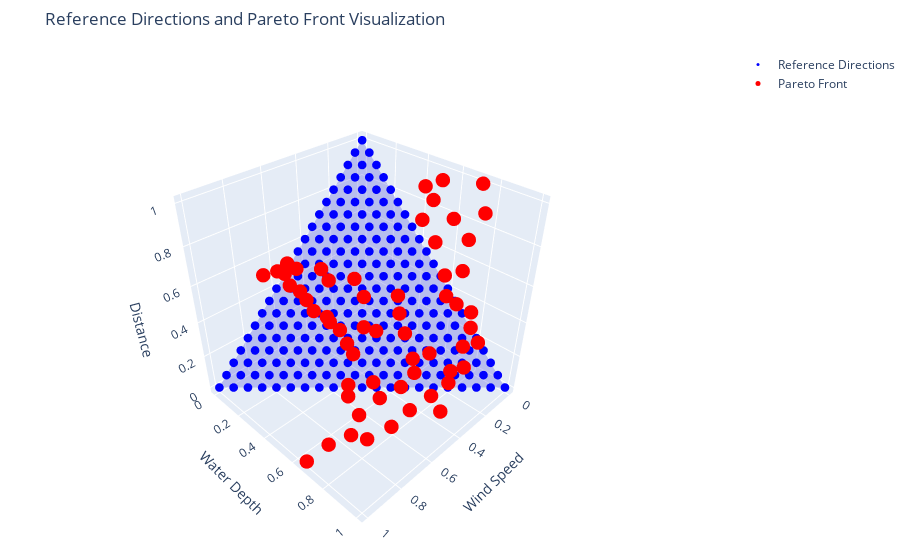

Notebook code for this chart:
### Code cell
import numpy as np
import plotly.graph_objects as go
from scipy.spatial import Delaunay

# Perform Delaunay triangulation on the first two dimensions of ref_dirs
tri = Delaunay(ref_dirs[:, :2])
simplices = tri.simplices  # Array of indices forming the triangles

# Create figure
fig = go.Figure()

# Add Mesh3D surface for reference directions plane
fig.add_trace(go.Mesh3d(
    x=np.round(ref_dirs[:, 0], 2),
    y=np.round(ref_dirs[:, 1], 2),
    z=np.round(ref_dirs[:, 2], 2),
    i=simplices[:, 0],
    j=simplices[:, 1],
    k=simplices[:, 2],
    color='blue',
    opacity=0.2,
    name="Reference Directions Plane",
    hoverinfo="skip"  # Disable hover labels for the surface
))

# Add scatter points for reference directions
fig.add_trace(go.Scatter3d(
    x=np.round(ref_dirs[:, 0], 2),
    y=np.round(ref_dirs[:, 1], 2),
    z=np.round(ref_dirs[:, 2], 2),
    mode='markers',
    marker=dict(size=3, color='blue'),
    name="Reference Directions",
    hovertemplate="<b>Wind Speed</b>: %{x}<br>"
                  "<b>Water Depth</b>: %{y}<br>"
                  "<b>Distance</b>: %{z}<extra></extra>"  # Custom hover labels
))

# Generate index numbers for Pareto front points
pareto_indices = np.arange(len(nF)) + 1

# Add scatter points for Pareto front solutions with point index
fig.add_trace(go.Scatter3d(
    x=nF[:, 0], y=nF[:, 1], z=nF[:, 2],
    mode='markers',
    marker=dict(size=5, color='red'),
    name="Pareto Front",
    hovertemplate="<b>Point №</b>: %{customdata}<br>"
                  "<b>Wind Speed</b>: %{x}<br>"
                  "<b>Water Depth</b>: %{y}<br>"
                  "<b>Distance</b>: %{z}<extra></extra>",  # Custom hover labels with index
    customdata=pareto_indices  # Pass point indices as custom data
))

# Adjust camera view to ensure everything fits
fig.update_layout(
    title="Reference Directions and Pareto Front Visualization",
    scene=dict(
        xaxis=dict(title="Wind Speed", title_font=dict(size=14)),
        yaxis=dict(title="Water Depth", title_font=dict(size=14)),
        zaxis=dict(title="Distance", title_font=dict(size=14)),
        camera=dict(
            eye=dict(x=1.5, y=1.5, z=1.5)  # Adjust camera position to zoom out
        )
    ),
    margin=dict(l=0, r=0, b=0, t=50),  # Reduce margins to maximize plot size
)

fig.show()

### Figure 1 — Plotly figure (JSON) as saved in the notebook; plotly's stock layout.template omitted (floating-point values rounded to 4 significant figures; data arrays with more than 128 entries replaced by an {"elided": "..."} marker saying what was removed)
{"data": [{"color": "blue", "hoverinfo": "skip", "i": {"elided": "400 int values"}, "j": {"elided": "400 int values"}, "k": {"elided": "400 int values"}, "name": "Reference Directions Plane", "opacity": 0.2, "type": "mesh3d", "x": {"elided": "231 float values"}, "y": {"elided": "231 float values"}, "z": {"elided": "231 float values"}}, {"hovertemplate": "<b>Wind Speed</b>: %{x}<br><b>Water Depth</b>: %{y}<br><b>Distance</b>: %{z}<extra></extra>", "marker": {"color": "blue", "size": 3}, "mode": "markers", "name": "Reference Directions", "type": "scatter3d", "x": {"elided": "231 float values"}, "y": {"elided": "231 float values"}, "z": {"elided": "231 float values"}}, {"customdata": [1, 2, 3, 4, 5, 6, 7, 8, 9, 10, 11, 12, 13, 14, 15, 16, 17, 18, 19, 20, 21, 22, 23, 24, 25, 26, 27, 28, 29, 30, 31, 32, 33, 34, 35, 36, 37, 38, 39, 40, 41, 42, 43, 44, 45, 46, 47, 48, 49, 50, 51, 52, 53, 54, 55, 56, 57, 58, 59, 60], "hovertemplate": "<b>Point №</b>: %{customdata}<br><b>Wind Speed</b>: %{x}<br><b>Water Depth</b>: %{y}<br><b>Distance</b>: %{z}<extra></extra>", "marker": {"color": "red", "size": 5}, "mode": "markers", "name": "Pareto Front", "type": "scatter3d", "x": [0.19, 0.21, 0.21, 0, 0.56, 0.09, 0.09, 0.49, 0.56, 0.51, 0.49, 0.7, 0.47, 0.44, 0.16, 0.56, 0.6, 0.72, 0, 0.53, 0.28, 0.6, 0.44, 0.53, 0.09, 0.67, 0.67, 0.42, 0.02, 0.21, 0.4, 0.14, 0.51, 0.88, 0.16, 0.56, 1, 0.58, 0.09, 0.6, 0.51, 0.14, 0.53, 0.47, 0.6, 0.42, 0.79, 0.47, 0.56, 0.53, 0.63, 0.33, 0.53, 0.19, 0.67, 0.56, 0.51, 0.42, 0.77, 0.58], "y": [0.73, 0.66, 0.58, 0.76, 0.23, 0.54, 0.66, 0.5, 0.8, 0.93, 0.8, 0.61, 0.56, 0.67, 0.77, 0.46, 0.02, 0.7, 0.73, 1, 0.91, 0.89, 0.85, 0.29, 0.49, 0.85, 0.58, 0.95, 0.53, 0.94, 0.94, 0.77, 0.24, 0.67, 0.69, 0.05, 0.66, 0.16, 0.75, 0.67, 0.83, 0.84, 0.31, 0.42, 0.11, 0.64, 0.72, 0.48, 0.18, 0.38, 0.74, 0.96, 0.08, 0.88, 0, 0.5, 0.29, 0.69, 0.8, 0.05], "z": [0.51, 0.77, 0.85, 0.87, 0.36, 0.89, 0.84, 0.37, 0.24, 0.24, 0.36, 0.15, 0.37, 0.51, 0.47, 0.29, 0.51, 0.11, 1, 0.21, 0.37, 0.19, 0.39, 0.34, 0.94, 0.11, 0.18, 0.27, 0.96, 0.37, 0.32, 0.64, 0.58, 0.02, 0.59, 0.55, 0, 0.45, 0.77, 0.21, 0.31, 0.45, 0.32, 0.59, 0.47, 0.58, 0.05, 0.52, 0.4, 0.31, 0.18, 0.31, 0.52, 0.41, 0.51, 0.25, 0.54, 0.4, 0.07, 0.5]}], "layout": {"margin": {"b": 0, "l": 0, "r": 0, "t": 50}, "scene": {"camera": {"eye": {"x": 1.5, "y": 1.5, "z": 1.5}}, "xaxis": {"title": {"font": {"size": 14}, "text": "Wind Speed"}}, "yaxis": {"title": {"font": {"size": 14}, "text": "Water Depth"}}, "zaxis": {"title": {"font": {"size": 14}, "text": "Distance"}}}, "title": {"text": "Reference Directions and Pareto Front Visualization"}}}
